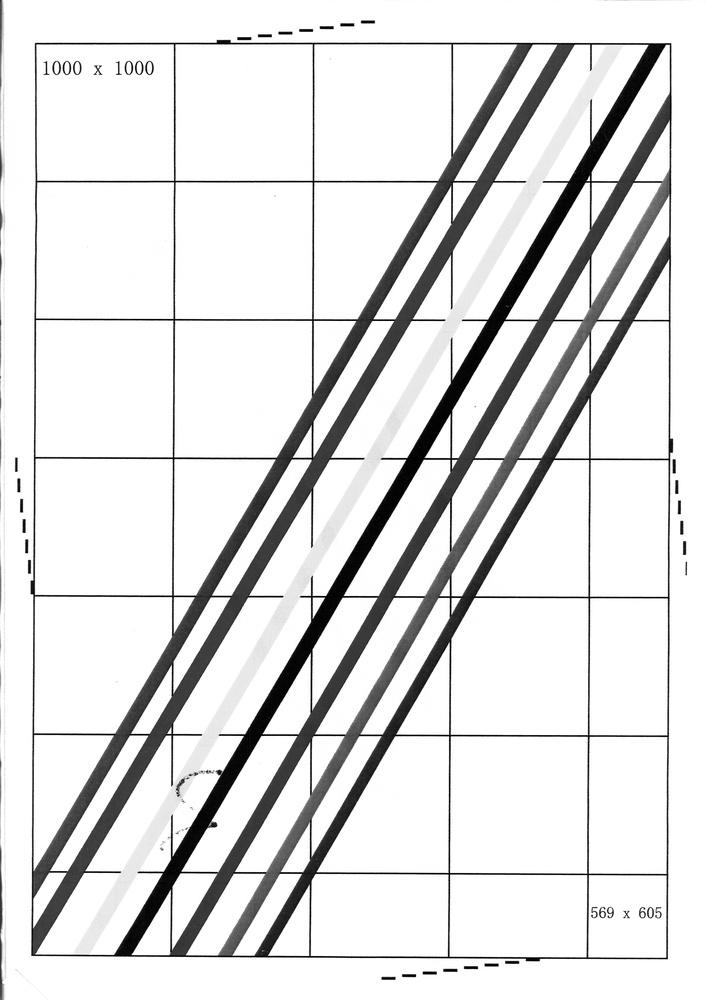
#> input picture image_t0000000019_n1.jpg, 705 x 1000 px, shrunk from 3496 x 4960 before the run
$ python a4_analyzer_enhanced.py image_t0000000019_n1.jpg out.png
#> lines starting #> are read from the running program, lines starting #| are printed output that depends on the picture; after the words box and inside, x2 and y2 are one past the last pixel; in counts of white or black regions, pixels touching at a corner belong together
# -*- coding: utf-8 -*-
"""
A4 纸张测量工具 - 增强版
支持检测浅色网格线和深色坐标线
"""

import cv2
import numpy as np
from PIL import Image
from PIL.ExifTags import TAGS
import os
import datetime


class A4PaperAnalyzerEnhanced:
    """A4 纸张测量分析器 - 增强版"""

    DEFAULT_DPI = 300

    def __init__(self):
        self.image = None
        self.gray = None
        self.dpi = self.DEFAULT_DPI
        self.filename = ""
        self.width = 0
        self.height = 0

        # 测量结果
        self.line_x_px = 0  # 垂直线 X 坐标（像素）
        self.line_y_px = 0  # 水平线 Y 坐标（像素）
        self.line_x_mm = 0.0  # 垂直线 X 坐标（毫米）
        self.line_y_mm = 0.0  # 水平线 Y 坐标（毫米）

        # 置信度
        self.x_confidence = 0
        self.y_confidence = 0

        # 状态
        self.status = "FAIL"
        self.error_message = ""

        # 详细数据
        self.detailed_data = {}

    def load_image(self, filepath):
        """加载图像并解析 DPI"""
#> called with filepath = 'image_t0000000019_n1.jpg'
        if not os.path.exists(filepath):
            self.status = "FAIL"
            self.error_message = "File not found"
            return False

        self.filename = os.path.basename(filepath)

        try:
            self.image = cv2.imread(filepath)
#> self.image is the input picture: shape (1000, 705, 3); min 0, max 255, mean 225.3
            if self.image is None:
                self.status = "FAIL"
                self.error_message = "Unsupported format (only JPEG supported)"
                return False

            self.gray = cv2.cvtColor(self.image, cv2.COLOR_BGR2GRAY)
            self.height, self.width = self.gray.shape
#> self.height = 1000; self.width = 705

        except Exception as e:
            self.status = "FAIL"
            self.error_message = "File corrupted, cannot read"
            return False

        self.dpi = self._extract_dpi(filepath)
        return True

    def _extract_dpi(self, filepath):
        """解析 EXIF DPI"""
        try:
            image = Image.open(filepath)
            exif_data = image._getexif()

            if exif_data is not None:
                for tag_id, value in exif_data.items():
                    tag = TAGS.get(tag_id, tag_id)
                    if tag in ['XResolution', 'YResolution']:
                        if isinstance(value, tuple):
                            return int(value[0]) if value[1] == 1 else int(value[0] / value[1])
                        else:
                            return int(value)

            return self.DEFAULT_DPI

        except Exception:
            return self.DEFAULT_DPI

    def detect_coordinate_lines(self):
        """检测坐标线 - 增强版"""
        if self.gray is None:
            return False

        # 策略 1: 检测深色坐标线 (RGB ≤ 50)
        result = self._detect_dark_lines()
        if result:
            return True

        # 策略 2: 检测浅色网格线
        result = self._detect_light_grid_lines()
        return result

    def _detect_dark_lines(self):
        """检测深色坐标线（黑色 L 形线）"""
        # ROI: 左上角区域 (20% × 20%)
        roi_w = int(self.width * 0.2)
#> roi_w = 141
        roi_h = int(self.height * 0.2)
#> roi_h = 200
        roi = self.gray[0:roi_h, 0:roi_w]
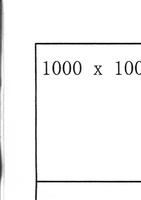
#> roi: shape (200, 141); min 0, max 255, mean 245.6

        # 二值化阈值：50 (RGB≤50 为黑色)
        _, binary = cv2.threshold(roi, 50, 255, cv2.THRESH_BINARY_INV)
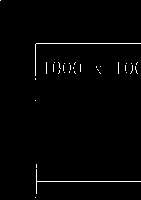
#> binary: shape (200, 141); 1.4% white in thin lines or dots

        # 形态学闭运算
        kernel = cv2.getStructuringElement(cv2.MORPH_RECT, (3, 3))
        binary = cv2.morphologyEx(binary, cv2.MORPH_CLOSE, kernel)
#> binary: shape (200, 141); 1.4% white in thin lines or dots

        return self._find_lines_from_binary(roi, binary)

    def _detect_light_grid_lines(self):
        """检测浅色网格线"""
        # ROI: 左上角区域 (15% × 15%)
        roi_w = int(self.width * 0.15)
        roi_h = int(self.height * 0.15)
        roi = self.gray[0:roi_h, 0:roi_w]

        # 使用 Canny 边缘检测
        blurred = cv2.GaussianBlur(roi, (5, 5), 1.0)
        edges = cv2.Canny(blurred, 50, 150)

        # 膨胀边缘
        kernel = cv2.getStructuringElement(cv2.MORPH_RECT, (3, 3))
        edges = cv2.dilate(edges, kernel, iterations=2)

        return self._find_lines_from_binary(roi, edges)

    def _find_lines_from_binary(self, roi, binary):
        """从二值图像中查找线条"""
        h, w = binary.shape
#> h = 200; w = 141

        # 垂直投影（检测垂直线）
        h_proj = np.sum(binary, axis=0)
#> h_proj = 141 values, max 9690 at index 35, min 0 at index 1, mean 734.3

        # 水平投影（检测水平线）
        v_proj = np.sum(binary, axis=1)
#> v_proj = 200 values, max 26775 at index 43, min 0 at index 1, mean 517.6

        # 检测垂直线
        threshold = np.max(h_proj) * 0.3
#> threshold = 2907
        in_line = False
        line_start = 0

        for x in range(w):
            if h_proj[x] > threshold:
                if not in_line:
                    line_start = x
                    in_line = True
            else:
                if in_line:
                    line_end = x
                    self.line_x_px = (line_start + line_end) // 2
                    break
#> after the loop, in_line = True; line_start = 35

        # 检测水平线
        threshold = np.max(v_proj) * 0.3
#> threshold = 8032.5
        in_line = False

        for y in range(h):
            if v_proj[y] > threshold:
                if not in_line:
                    line_start = y
                    in_line = True
            else:
                if in_line:
                    line_end = y
                    self.line_y_px = (line_start + line_end) // 2
                    break
#> after the loop, in_line = True; line_start = 43

        # 转换为毫米
        self.line_x_mm = round(self.line_x_px * 25.4 / self.dpi, 2)
#> self.line_x_mm = 3.05
        self.line_y_mm = round(self.line_y_px * 25.4 / self.dpi, 2)
#> self.line_y_mm = 3.64

        # 计算置信度
        self._calculate_confidence(binary, h_proj, v_proj)

        if self.line_x_px > 0 and self.line_y_px > 0:
            self.status = "SUCCESS"
            return True
        else:
            self.status = "FAIL"
            self.error_message = "No coordinate lines detected"
            return False

    def _calculate_confidence(self, binary, h_proj, v_proj):
        """计算置信度"""
        h, w = binary.shape
#> h = 200; w = 141

        max_h = np.max(h_proj) if np.max(h_proj) > 0 else 1
#> max_h = 9690
        max_v = np.max(v_proj) if np.max(v_proj) > 0 else 1
#> max_v = 26775

        # 垂直线置信度
        if self.line_x_px < w:
            line_density = h_proj[self.line_x_px] / max_h
#> line_density = 0.816
            self.x_confidence = min(100, int(line_density * 100))
#> self.x_confidence = 81

        # 水平线置信度
        if self.line_y_px < h:
            line_density = v_proj[self.line_y_px] / max_v
#> line_density = 1
            self.y_confidence = min(100, int(line_density * 100))
#> self.y_confidence = 100

        # 存储详细数据
        self.detailed_data = {
            'roi_size': (w, h),
            'binary_count': np.sum(binary > 0),
            'h_proj_max': max_h,
            'v_proj_max': max_v
        }
#> self.detailed_data = {'roi_size': (141, 200), 'binary_count': 406, 'h_proj_max': 9690, 'v_proj_max': 26775}

    def generate_report(self):
        """生成详细测量报告"""
        timestamp = datetime.datetime.now().strftime("%Y-%m-%d %H:%M:%S")

        report = []
        report.append("=" * 70)
        report.append("A4 纸张坐标测量报告")
        report.append("=" * 70)
        report.append(f"\n测量时间：{timestamp}")
        report.append(f"图像文件：{self.filename}")
        report.append(f"图像尺寸：{self.width} × {self.height} 像素")
        report.append(f"DPI: {self.dpi}")
        report.append("\n" + "-" * 70)
        report.append("测量结果（以红色方框直角顶点为基准）")
        report.append("-" * 70)

        if self.status == "SUCCESS":
            report.append("\n【箭头 1】垂直距离测量:")
            report.append(f"  测量对象：纸张上边缘 → 水平黑线")
            report.append(f"  像素距离：{self.line_y_px} px")
            report.append(f"  物理距离：{self.line_y_mm} mm")
            report.append(f"  置信度：{self.x_confidence}%")

            report.append("\n【箭头 2】水平距离测量:")
            report.append(f"  测量对象：纸张左边缘 → 垂直黑线")
            report.append(f"  像素距离：{self.line_x_px} px")
            report.append(f"  物理距离：{self.line_x_mm} mm")
            report.append(f"  置信度：{self.y_confidence}%")

            report.append("\n" + "-" * 70)
            report.append("坐标系定义")
            report.append("-" * 70)
            report.append("  原点 (0, 0): 红色方框内直角顶点（L 形黑线交点）")
            report.append("  X 轴：水平向右为正")
            report.append("  Y 轴：垂直向下为正")

            report.append("\n" + "-" * 70)
            report.append("计算过程")
            report.append("-" * 70)
            report.append(f"  1. 读取图像尺寸：{self.width} × {self.height} 像素")
            report.append(f"  2. 解析 DPI 信息：{self.dpi}")
            report.append(f"  3. 提取 ROI 区域：{int(self.width*0.2)} × {int(self.height*0.2)} 像素")
            report.append(f"  4. 检测坐标线位置")
            report.append(f"  5. 像素转毫米：距离 = 像素 × 25.4 / DPI")
            report.append(f"     - X 轴：{self.line_x_px} × 25.4 / {self.dpi} = {self.line_x_mm} mm")
            report.append(f"     - Y 轴：{self.line_y_px} × 25.4 / {self.dpi} = {self.line_y_mm} mm")

        else:
            report.append(f"\n测量失败：{self.error_message}")
            report.append("\n可能的原因:")
            report.append("  1. 图像中没有明显的坐标线或网格线")
            report.append("  2. 网格线颜色太浅，对比度不足")
            report.append("  3. ROI 区域选择不当")
            report.append("\n建议:")
            report.append("  - 确保图像左上角有明显的坐标线或网格线")
            report.append("  - 如果是浅色网格，确保对比度足够")
            report.append("  - 尝试裁剪图像，使坐标线更清晰")

        report.append("\n" + "=" * 70)
        report.append(f"状态：{self.status}")
        report.append("=" * 70)

        return "\n".join(report)

    def analyze(self, filepath):
        """主分析函数"""
        if not self.load_image(filepath):
            return self.generate_report()

        self.detect_coordinate_lines()
#> in detect_coordinate_lines, `result = self._detect_dark_lines()`: result = True
        return self.generate_report()


def analyze_a4_paper(filepath, output_path=None):
    """便捷分析函数"""
    analyzer = A4PaperAnalyzerEnhanced()
    report = analyzer.analyze(filepath)

    print(report)
#> (printed output is left out)

    if output_path:
        with open(output_path, 'w', encoding='utf-8') as f:
            f.write(report)
        print(f"\n报告已保存至：{output_path}")

    return report


if __name__ == "__main__":
    import sys

    if len(sys.argv) < 2:
        print("Usage: python a4_analyzer_enhanced.py <image_file> [output_file]")
        sys.exit(1)

    input_file = sys.argv[1]
    output_file = sys.argv[2] if len(sys.argv) > 2 else None

    analyze_a4_paper(input_file, output_file)

$ run again, on 2026-03-11_177_cleaned.jpg
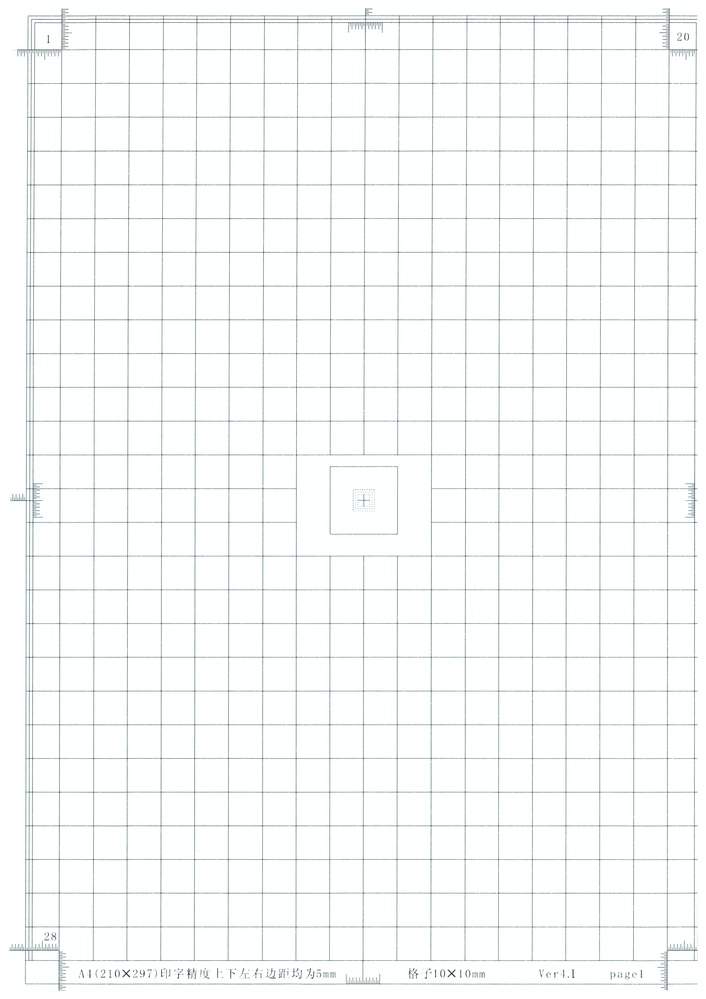
#> input picture 2026-03-11_177_cleaned.jpg, 706 x 999 px, shrunk from 4961 x 7016 before the run
#> in load_image, self.image is the input picture: shape (999, 706, 3); mean B, G, R 249.4, 249.4, 247.3
#> in _detect_dark_lines, `roi = self.gray[0:roi_h, 0:roi_w]`:
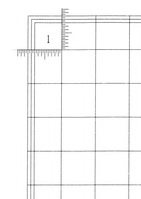
#> roi: shape (199, 141); min 71, max 255, mean 247.2
#> binary: shape (199, 141); every value is 0
#> h_proj = 141 values from 0 to 0
#> v_proj = 199 values from 0 to 0
#> in _find_lines_from_binary, `threshold = np.max(h_proj) * 0.3`: threshold = 0
#> after the loop in _find_lines_from_binary, `for x in range(w):`: in_line = False; line_start = 0
#> after the loop in _find_lines_from_binary, `for y in range(h):`: in_line = False; line_start = 0
#> max_h = 1
#> in _calculate_confidence, `line_density = h_proj[self.line_x_px] / max_h`: line_density = 0
#> self.detailed_data = {'roi_size': (141, 199), 'binary_count': 0, 'h_proj_max': 1, 'v_proj_max': 1}
#> in detect_coordinate_lines, `result = self._detect_dark_lines()`: result = False
#> in _detect_light_grid_lines, `edges = cv2.dilate(edges, kernel, iterations=2)`:
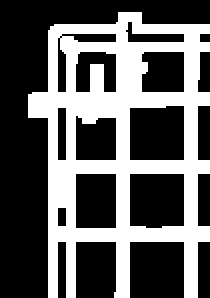
#> edges: shape (149, 105) (shown 2 times larger); 36.8% white; 1 white region, box (x1, y1, x2, y2) and area: (14, 6, 105, 149) 5763
#> in detect_coordinate_lines, `result = self._detect_light_grid_lines()`: result = True
#> (printed output is left out)

$ run again, on 2026-03-11_177_visualization.jpg
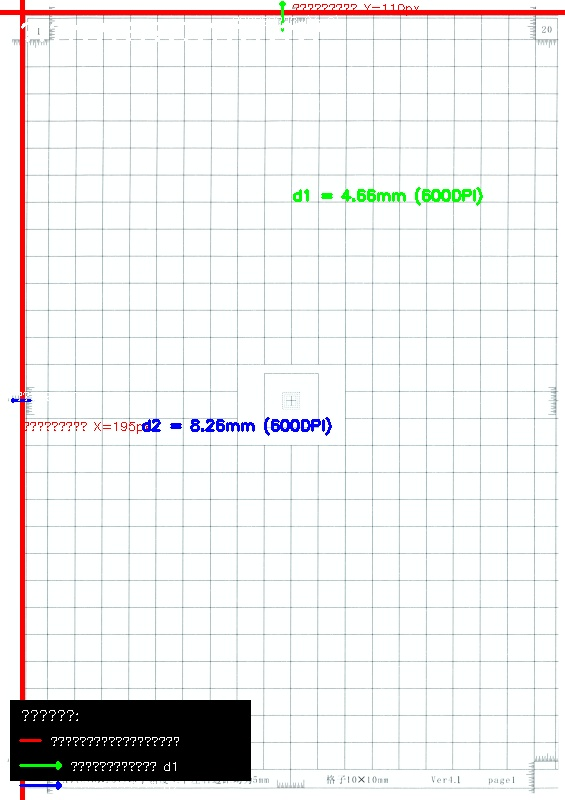
#> input picture 2026-03-11_177_visualization.jpg, 565 x 800 px
#> in load_image, self.image is the input picture: shape (800, 565, 3); mean B, G, R 235.3, 235.4, 236.2
#> in _detect_dark_lines, `roi = self.gray[0:roi_h, 0:roi_w]`:
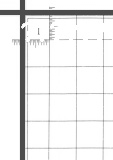
#> roi: shape (160, 113); min 71, max 255, mean 236.2
#> binary: shape (160, 113); every value is 0
#> h_proj = 113 values from 0 to 0
#> v_proj = 160 values from 0 to 0
#> in _find_lines_from_binary, `threshold = np.max(h_proj) * 0.3`: threshold = 0
#> after the loop in _find_lines_from_binary, `for x in range(w):`: in_line = False; line_start = 0
#> after the loop in _find_lines_from_binary, `for y in range(h):`: in_line = False; line_start = 0
#> max_h = 1
#> in _calculate_confidence, `line_density = h_proj[self.line_x_px] / max_h`: line_density = 0
#> self.detailed_data = {'roi_size': (113, 160), 'binary_count': 0, 'h_proj_max': 1, 'v_proj_max': 1}
#> in detect_coordinate_lines, `result = self._detect_dark_lines()`: result = False
#> in _detect_light_grid_lines, `edges = cv2.dilate(edges, kernel, iterations=2)`:
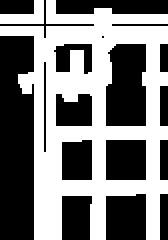
#> edges: shape (120, 84) (shown 2 times larger); 48.2% white; 2 white regions, box (x1, y1, x2, y2) and area: (0, 0, 84, 120) 4713, (0, 0, 22, 12) 145
#> in detect_coordinate_lines, `result = self._detect_light_grid_lines()`: result = True
#> (printed output is left out)
